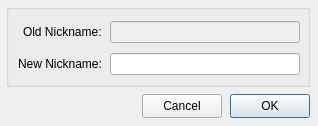
<?xml version="1.0" encoding="UTF-8"?>
<ui version="4.0">
 <class>form_renameWindow</class>
 <widget class="QDialog" name="form_renameWindow">
  <property name="geometry">
   <rect>
    <x>0</x>
    <y>0</y>
    <width>318</width>
    <height>126</height>
   </rect>
  </property>
  <property name="minimumSize">
   <size>
    <width>318</width>
    <height>126</height>
   </size>
  </property>
  <property name="maximumSize">
   <size>
    <width>318</width>
    <height>126</height>
   </size>
  </property>
  <property name="windowTitle">
   <string>Rename Contact</string>
  </property>
  <property name="windowIcon">
   <iconset resource="resourcen.qrc">
    <normaloff>:/icons/avatar.svg</normaloff>:/icons/avatar.svg</iconset>
  </property>
  <property name="locale">
   <locale language="English" country="UnitedStates"/>
  </property>
  <widget class="QGroupBox" name="groupBox">
   <property name="geometry">
    <rect>
     <x>6</x>
     <y>4</y>
     <width>304</width>
     <height>83</height>
    </rect>
   </property>
   <property name="title">
    <string/>
   </property>
   <widget class="QWidget" name="layoutWidget">
    <property name="geometry">
     <rect>
      <x>12</x>
      <y>13</y>
      <width>282</width>
      <height>62</height>
     </rect>
    </property>
    <layout class="QGridLayout" name="gridLayout">
     <property name="horizontalSpacing">
      <number>8</number>
     </property>
     <item row="0" column="0" alignment="Qt::AlignRight|Qt::AlignVCenter">
      <widget class="QLabel" name="label">
       <property name="text">
        <string>Old Nickname:</string>
       </property>
      </widget>
     </item>
     <item row="0" column="1">
      <widget class="QLineEdit" name="lineEdit">
       <property name="enabled">
        <bool>false</bool>
       </property>
      </widget>
     </item>
     <item row="1" column="0" alignment="Qt::AlignRight|Qt::AlignVCenter">
      <widget class="QLabel" name="label_2">
       <property name="text">
        <string>New Nickname:</string>
       </property>
      </widget>
     </item>
     <item row="1" column="1">
      <widget class="QLineEdit" name="lineEdit_2"/>
     </item>
    </layout>
   </widget>
  </widget>
  <widget class="QPushButton" name="okButton">
   <property name="geometry">
    <rect>
     <x>230</x>
     <y>94</y>
     <width>80</width>
     <height>24</height>
    </rect>
   </property>
   <property name="maximumSize">
    <size>
     <width>80</width>
     <height>24</height>
    </size>
   </property>
   <property name="text">
    <string>OK</string>
   </property>
   <property name="icon">
    <iconset resource="resourcen.qrc">
     <normaloff>:/icons/tick.svg</normaloff>:/icons/tick.svg</iconset>
   </property>
   <property name="iconSize">
    <size>
     <width>14</width>
     <height>14</height>
    </size>
   </property>
   <property name="default">
    <bool>true</bool>
   </property>
  </widget>
  <widget class="QPushButton" name="CancelButton">
   <property name="geometry">
    <rect>
     <x>142</x>
     <y>94</y>
     <width>80</width>
     <height>24</height>
    </rect>
   </property>
   <property name="minimumSize">
    <size>
     <width>80</width>
     <height>24</height>
    </size>
   </property>
   <property name="maximumSize">
    <size>
     <width>80</width>
     <height>24</height>
    </size>
   </property>
   <property name="text">
    <string>Cancel</string>
   </property>
   <property name="icon">
    <iconset resource="resourcen.qrc">
     <normaloff>:/icons/cancel.svg</normaloff>:/icons/cancel.svg</iconset>
   </property>
   <property name="iconSize">
    <size>
     <width>14</width>
     <height>14</height>
    </size>
   </property>
  </widget>
 </widget>
 <resources>
  <include location="resourcen.qrc"/>
 </resources>
 <connections>
  <connection>
   <sender>CancelButton</sender>
   <signal>clicked()</signal>
   <receiver>form_renameWindow</receiver>
   <slot>close()</slot>
   <hints>
    <hint type="sourcelabel">
     <x>277</x>
     <y>129</y>
    </hint>
    <hint type="destinationlabel">
     <x>161</x>
     <y>75</y>
    </hint>
   </hints>
  </connection>
 </connections>
</ui>
